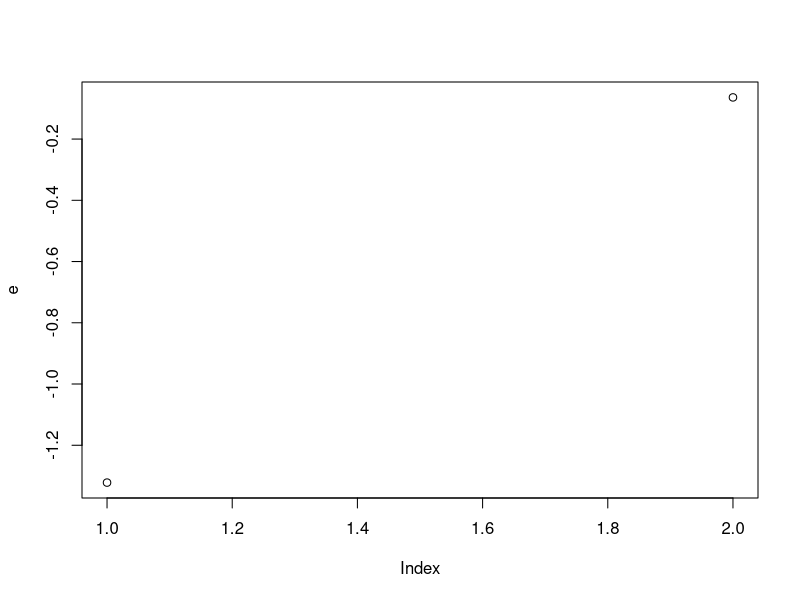
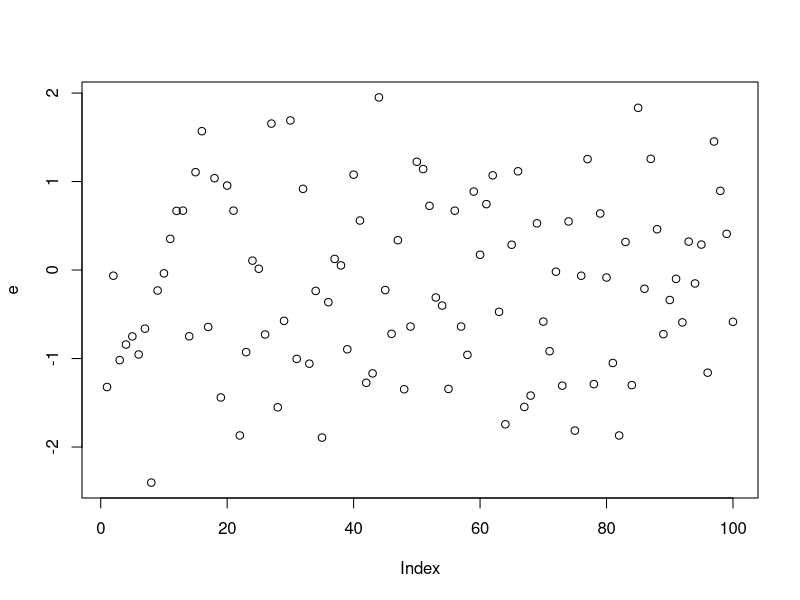

Generate these figures, in order, with R:

# ---- test-a ----
set.seed(602) 
library(MASS) # to generate multi-var distribution
e <-  as.numeric(mvrnorm(n = 2, mu = 0, Sigma = 1))
plot(e)





## ---- chunk-1 ----
set.seed(602) 
library(MASS) # to generate multi-var distribution
e <-  as.numeric(mvrnorm(n = 100, mu = 0, Sigma = 1))
plot(e)